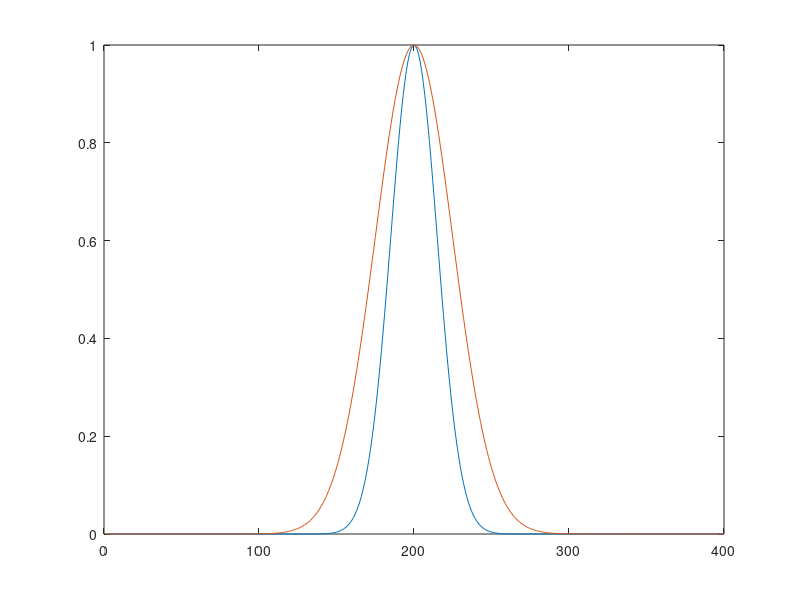

The MATLAB source for this figure:
% mutation 1D plotter

clear

% global r_ h_ sigma_ de_ f_ k_ c b p_ beta_ ;
global mu_;

tfilename = 'tloop12.txt';
Pfilename = 'Ploop12.txt';
Nfilename = 'Nloop12.txt';
Efilename = 'Eloop12.txt';
Mfilename = 'Mloop12.txt';

days = 20;       % total days run

% dimensions of 1D shape space
Pdim1 = 400;
Ldim1 = 400;
x0 = 200;

b = 15;
beta_ = 25;

% % gammas & lambdas
gammas1D = zeros(Pdim1,Ldim1);
lambdas1D = zeros(Pdim1,1);
p_ = (1-exp(-1*((Pdim1)^2)/(8*beta_^2)));
for i=1:Pdim1;
    lambdas1D(i) = p_*(1-exp(-1*((i-x0)^2)/(2*beta_^2)));
    for j=1:Ldim1;
        gammas1D(i,j) = exp(-1*((i-j)^2)/(2*b^2));
    end
end

figure
plot((1:Pdim1),gammas1D(:,x0),(1:Pdim1),1-lambdas1D)

% % data and time vector
% tplot = csvread(tfilename);
% Pplot = csvread(Pfilename);
% Nplot = csvread(Nfilename);
% Eplot = csvread(Efilename);
% Mplot = csvread(Mfilename);
% 
% n_ts = size(tplot);
% 
% 
% % plot of total pathogen v. total lymphocyte population
%     Ptot = sum(Pplot,2);
%     Ntot = sum(Nplot,2);
%     Etot = sum(Eplot,2);
%     Mtot = sum(Mplot,2);
%     figure
%     semilogy(tplot,Ptot,tplot,Ntot+Mtot+Etot)
%     axis([0 days 1 10^9])
%     
% % plot of initial and final P-distributions    
%     figure
%     plot((1:Pdim1),Pplot(1,:))
%     axis([0 Pdim1 0 12])
%     
%     figure
%     plot((1:Pdim1),Pplot(end,:))
%     
%     figure 
%     plot((1:Pdim1),Nplot(end,:))
% 
%     figure 
%     plot((1:Pdim1),Eplot(end,:))
% 
%     figure 
%     plot((1:Pdim1),Mplot(end,:))
%     
% % contour plots of PNEM populations over time
% % NOTE these plots ARE ABSOLUTELY properly time-normalised
%     
%     Yaxis = tplot;
%     Xaxis = (1:1:Pdim1);
%     figure
%     v = [1 10 50 100 200 300 500:500:10000];
%     contour(Xaxis,Yaxis,Pplot,v)
%     axis([0 400 0 10])
%     v = [ mu_ 1 ];
%     figure
%     contour(Xaxis,Yaxis,Pplot,v)

%     Xaxis = (1:1:Ldim1);
%     figure
%     v = [0:0.5:3];
%     contour(Xaxis,Yaxis,Nplot,v)
%     
%     figure
%     v = [1 10 50 100 200 300 500:500:10000];
%     contour(Xaxis,Yaxis,Eplot,v)
% 
%     figure
%     v = [1 10 50 100 200 300 500:500:10000];
%     contour(Xaxis,Yaxis,Mplot,v)
